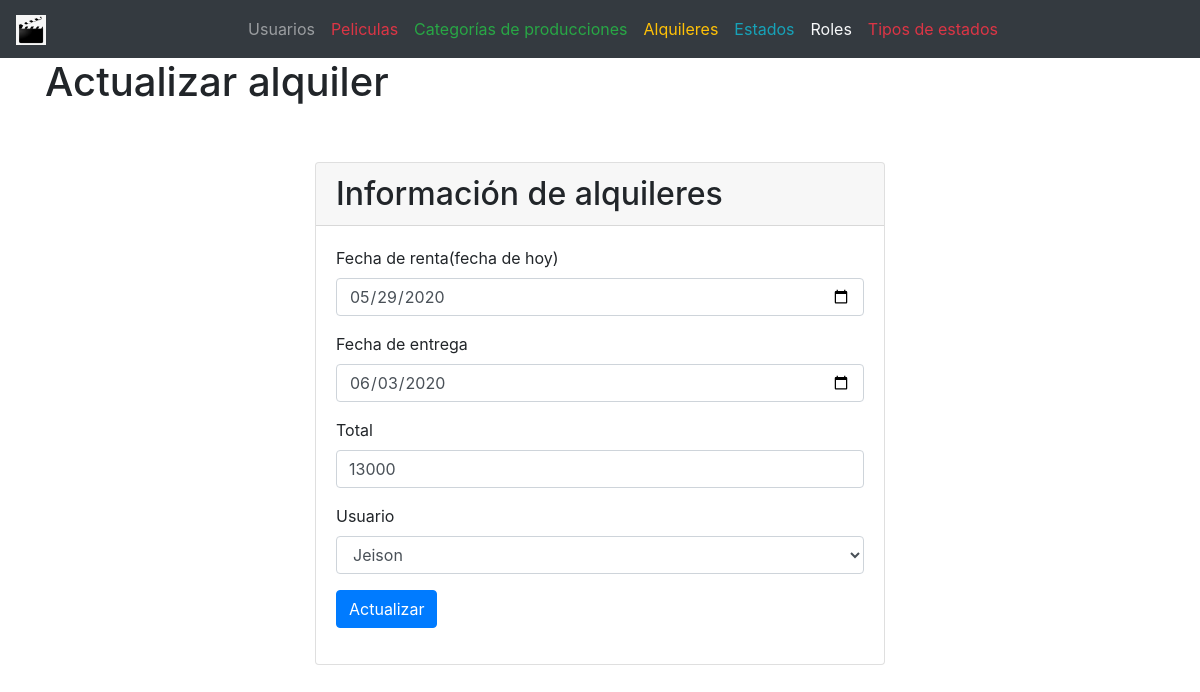
The app's page /?controller=rental&method=edit&id=6 with its own data.
### tables this page shows
CREATE TABLE `rentals` (
  `id` int(11) NOT NULL,
  `start_date` date NOT NULL,
  `end_date` date NOT NULL,
  `status_id` int(11) NOT NULL,
  `total` int(11) NOT NULL,
  `user_id` int(11) NOT NULL
);

### models/Rental.php (called while the page is built, shortened)
<?php
class Rental
{
	private $pdo;
	public function __construct()
	{
		try {
			$this->pdo = new Database;
		} catch (PDOException $e) {
			die($e->getMessage());
		}
	}
	public function getById($id)
	{
		try {
			$strsql="SELECT * FROM rentals WHERE id= :id";
			$array =['id'=>$id];
			$query=$this->pdo->select($strsql,$array);
			return $query;
		} catch (PDOException $e) {
			die($e->getMessage());
		}
	}
}

### providers/Database.php (called while the page is built, shortened)
<?php
class Database extends PDO
{
	public function select($strSql, $arrayData = array(), $fetchMode = PDO::FETCH_OBJ)
	{
		$query = $this->prepare($strSql);
		foreach ($arrayData as $key => $value)
			$query->bindParam(":$key", $value);
		if (!$query->execute())
			echo "Error, la consulta no se realizó";
		else
			return $query->fetchAll($fetchMode);
	}
}

### models/User.php (called while the page is built, shortened)
<?php
class User
{
	private $pdo;
	public function __construct()
	{
		try {
			$this->pdo = new Database;
		} catch (PDOException $e) {
			die($e->getMessage());
		}
	}
    public function getActiveStatus()
	{
		try {
			$strSql = "SELECT u.*, s.status as status,r.name as role FROM users u INNER JOIN  statuses s ON s.id=u.status_id INNER JOIN roles r ON r.id = u.rol_id WHERE u.status_id = 1 ORDER BY u.id ASC";
			$query = $this->pdo->select($strSql);
			return $query;
		} catch (PDOException $e) {
			die($e->getMessage());
		}
	}
}

### views/rentals/edit.php (the view, shortened to what this page needs)
<main class="container">
    <div class="row">
        <h1 class="col-12 d-flex jutify-content-center">Actualizar alquiler</h1>
    </div>
    <section class="row mt-5">
        <div class="card w-50 m-auto">
            <div class="card-header container">
                <h2 class="m-auto">Información de alquileres</h2>
            </div>
            <div class="card-body w-100">
                <form action="?controller=rental&method=update" method="POST">
                    <div class="form-group">
                        <label> Fecha de renta(fecha de hoy)</label>
                        <input type="date" name="start_date" class="form-control" value="<?php echo $data[0]->start_date ?>">
                    </div>
                    <div class="form-group">
                        <label> Fecha de entrega</label>
                        <input type="date" name="end_date" class="form-control" value="<?php echo $data[0]->end_date ?>">
                    </div>
                    <div class="form-group">
                        <label>Total</label>
                        <input type="number" name="total" class="form-control" placeholder="Ingrese el valor del alquiler" value="<?php echo $data[0]->total ?>">
                    </div>
                    <div class="form-group">
                        <label>Usuario</label>
                        <select name="user_id" class="form-control">
                            <?php
                                foreach($users as $user){
                                    if($user->id==$data[0]->user_id){
                                    ?>
                                    <option selected value="<?php echo $user->id ?>"><?php echo $user->name ?></option>
                                    <?php
                                    }else{?>
                                        <option  value="<?php echo $user->id ?>"><?php echo $user->name ?></option>
                                    <?php }
                                }
                            ?>
                        </select>
                    </div>
                    <div class="form-group">
                        <button class="btn btn-primary">Actualizar</button>
                    </div>
                </form>
            </div>
        </div>
    </section>
</main>

### records on screen
rentals: start_date "05/29/2020", end_date "06/03/2020", total "13000"

### other values on screen
form field user_id "Jeison"
